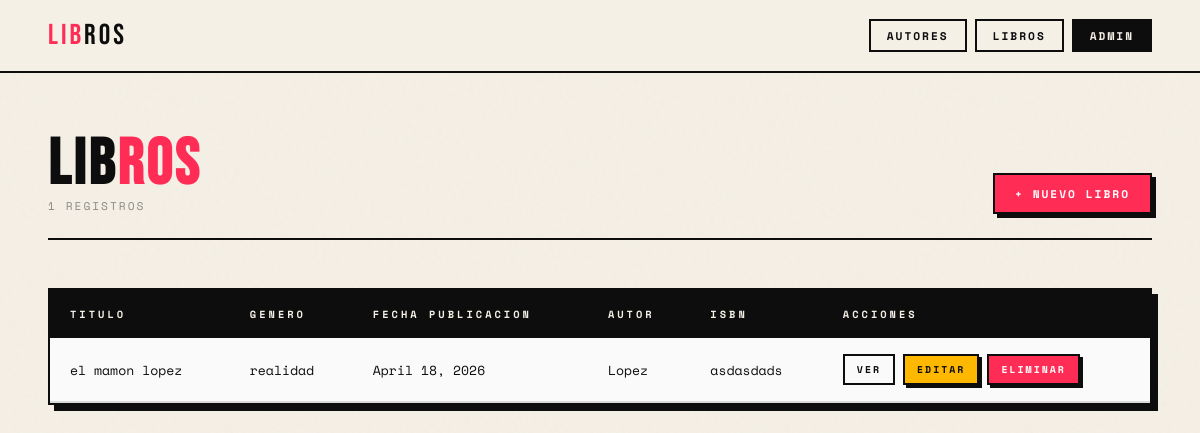
The app's page /libros/ with its own data.
### gestion/models.py (models this page shows, shortened)
class Libro(models.Model):
    titulo = models.CharField(max_length=150)
    fecha_publicacion = models.DateField()
    genero = models.CharField(max_length=50)
    isbn = models.CharField(max_length=20, unique=True)
    autor = models.ForeignKey(Autor, on_delete=models.CASCADE, related_name='libros')

class Autor(models.Model):
    nombre = models.CharField(max_length=100)
    correo = models.EmailField(unique=True)
    nacionalidad = models.CharField(max_length=50)
    fecha_nacimiento = models.DateField()
    biografia = models.TextField(blank=True, null=True)
    def __str__(self):
        return self.nombre

### gestion/views.py (the view)
# urls.py: path('libros/', views.LibroListView.as_view(), name='lista_libros'),
class LibroListView(ListView):
    model = Libro
    template_name = 'gestion/lista_libros.html'
    context_object_name = 'libros'

### gestion/templates/gestion/lista_libros.html
{% extends 'gestion/base.html' %}
{% block content %}
<div class="page-header">
    <div>
        <h1>Lib<span>ros</span></h1>
        <p class="page-count">{{ libros|length }} registros</p>
    </div>
    <a href="{% url 'crear_libro' %}" class="btn btn-primary">+ Nuevo Libro</a>
</div>
<div class="table-wrapper">
    <table>
        <thead>
            <tr>
                <th>Titulo</th>
                <th>Genero</th>
                <th>Fecha Publicacion</th>
                <th>Autor</th>
                <th>ISBN</th>
                <th>Acciones</th>
            </tr>
        </thead>
        <tbody>
            {% for libro in libros %}
            <tr>
                <td>{{ libro.titulo }}</td>
                <td>{{ libro.genero }}</td>
                <td>{{ libro.fecha_publicacion }}</td>
                <td>{{ libro.autor }}</td>
                <td>{{ libro.isbn }}</td>
                <td>
                    <div class="btn-row">
                        <a href="{% url 'detalle_libro' libro.pk %}" class="btn btn-secondary btn-sm">Ver</a>
                        <a href="{% url 'editar_libro' libro.pk %}" class="btn btn-warning btn-sm">Editar</a>
                        <a href="{% url 'eliminar_libro' libro.pk %}" class="btn btn-danger btn-sm">Eliminar</a>
                    </div>
                </td>
            </tr>
            {% empty %}
            <tr class="empty-row"><td colspan="6">-- Sin libros registrados --</td></tr>
            {% endfor %}
        </tbody>
    </table>
</div>
{% endblock %}

### gestion/static/gestion/css/estilos.css (style rules this page uses)
*, *::before, *::after { box-sizing: border-box; margin: 0; padding: 0; }
:root { --bg: #F5F0E6; --black: #0D0D0D; --accent: #FF2D55; --accent2: #FFB800; --border: 2.5px solid #0D0D0D; --white: #FAFAFA; }
body { background: var(--bg); font-family: 'Space Mono', monospace; color: var(--black); min-height: 100vh; display: flex; flex-direction: column; }
body::before { content: ''; position: fixed; inset: 0; pointer-events: none; z-index: 0; }
.page-header { display: flex; align-items: flex-end; justify-content: space-between; margin-bottom: 48px; padding-bottom: 24px; border-bottom: var(--border); }
.page-header h1 { font-family: 'Bebas Neue', sans-serif; font-size: 4rem; letter-spacing: 3px; line-height: 1; }
.page-header h1 span { color: var(--accent); }
.page-count { font-size: 0.7rem; letter-spacing: 2px; text-transform: uppercase; opacity: 0.45; }
.table-wrapper { border: var(--border); box-shadow: 6px 6px 0 var(--black); background: var(--white); overflow-x: auto; animation: slideUp 0.4s cubic-bezier(.16,1,.3,1) both; }
table { width: 100%; border-collapse: collapse; }
thead { background: var(--black); color: var(--bg); }
thead th { font-size: 0.65rem; letter-spacing: 3px; text-transform: uppercase; padding: 16px 20px; font-weight: 700; text-align: left; }
tbody tr { border-bottom: 2px solid #0D0D0D22; transition: background .1s; }
tbody td { padding: 16px 20px; font-size: 0.82rem; }
.btn { border: var(--border); padding: 10px 20px; font-family: 'Space Mono', monospace; font-size: 0.7rem; letter-spacing: 2px; text-transform: uppercase; font-weight: 700; text-decoration: none; display: inline-block; cursor: pointer; transition: transform .12s, box-shadow .12s; }
.btn-primary { background: var(--accent); color: #fff; box-shadow: 4px 4px 0 var(--black); }
.btn-secondary { background: transparent; color: var(--black); }
.btn-warning { background: var(--accent2); color: var(--black); box-shadow: 3px 3px 0 var(--black); }
.btn-danger { background: var(--accent); color: #fff; box-shadow: 3px 3px 0 var(--black); }
.btn-sm { padding: 6px 12px; font-size: 0.62rem; }
.btn-row { display: flex; gap: 8px; flex-wrap: wrap; }

### records on screen
Libro: titulo "el mamon lopez", genero "realidad", fecha_publicacion "April 18, 2026", autor "Lopez", isbn "asdasdads"

### other values on screen
{{ libros|length }} "1"
